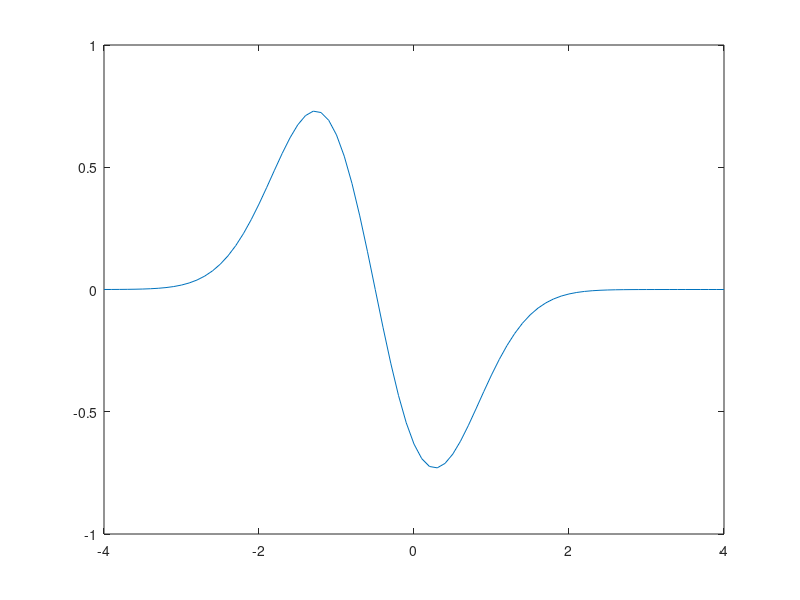

The MATLAB script that drew this image: (Note: this script raises an error after producing the figure.)
close all;
clear all;
lb=-4;
ub=4;
x=lb:0.1:ub;
fx=-exp(-(x.^2))+exp(-(x+1).^2); % give function
plot(x,fx)
f=@(x) -exp(-(x.^2))+exp(-(x+1).^2); % pointer of function

%%
% brute force approach
[minibru]=bruteforce(fx) % returns minimum value using brute force approach
%%
% golden search
[minig]=golden(f) % returns minimum value using golden search
%%
%brent search
[minibre]=brent(f) % returns minimum value using brent's method
